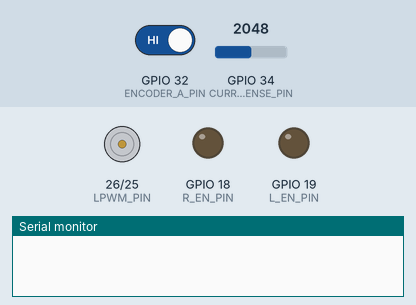
Simulated run of this sketch. Board: ESP32. On the bench: motor-driver pin pairs drawn as motors (green arrow = first pin HIGH = forward, orange = second pin HIGH = backward, longer = more drive), output pins drawn as LEDs (lit = HIGH), the last lines printed to the serial monitor. The test bench sets the inputs (shaded band); at power-on: GPIO 32 (ENCODER_A_PIN) HIGH, GPIO 34 (CURRENT_SENSE_PIN) = 2048 (analog values on the 0–4095 scale).

Above: at 0.0 s.
At 1.1 s:
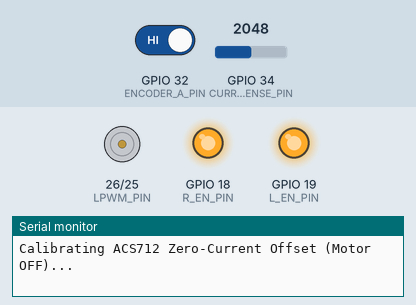
At 2.8 s:
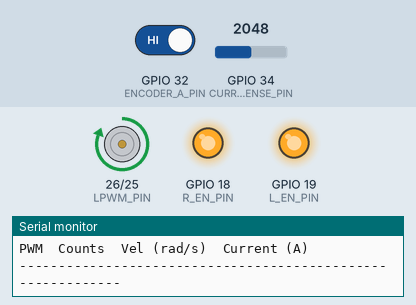
Timing chart, 0 to 4.3 s (numbered marks = the images above):
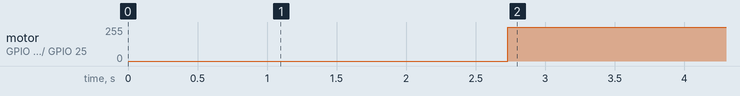

The sketch:

acs_test_sketch.ino
```cpp
#include <Arduino.h>

// ==========================================
// 1. PIN DEFINITIONS & DIRECTION FLAGS
// ==========================================
const int RPWM_PIN = 25; // Right PWM (Forward speed signal)
const int LPWM_PIN = 26; // Left PWM (Reverse speed signal)
const int R_EN_PIN = 18; // Right Enable on GPIO 18
const int L_EN_PIN = 19; // Left Enable on GPIO 19

const int ENCODER_A_PIN = 32; // Encoder Channel A
const int ENCODER_B_PIN = 33; // Encoder Channel B

const int CURRENT_SENSE_PIN = 34; // ACS712 Analog Output (ADC1_CH6)

const bool INVERT_MOTOR_DIRECTION = true;
// 2. Set INVERT_ENCODER_DIR to 'true' to flip negative velocity readings to positive
const bool INVERT_ENCODER_DIR = true;

// ==========================================
// 2. MOTOR & ENCODER PARAMETERS
// ==========================================
// Adjust COUNTS_PER_REV to match your specific DCGM-3865 gearbox & PPR
// Common 240 RPM 3865 planetary/spur motors: 11 PPR * ~25:1 gear ratio * 2 (Rising/Falling on Ch A) ≈ 550
const float COUNTS_PER_REV = 546.0;

volatile long encoderCounts = 0;
long prevEncoderCounts = 0;

// ==========================================
// 3. ACS712 & ADC PARAMETERS
// ==========================================
// Select your ACS712 module sensitivity:
// - 5A Module:  0.185 V/A
// - 20A Module: 0.100 V/A
// - 30A Module: 0.066 V/A
const float ACS712_SENSITIVITY = 0.185;

// Voltage divider ratio: R1 = 10k, R2 = 20k -> Scale = 20 / (10 + 20) = 0.6667
// Set to 1.0 ONLY if you are NOT using a voltage divider (not recommended for ESP32)
// const float DIVIDER_SCALE = 20.0 / (10.0 + 20.0);
// const float DIVIDER_SCALE = 1.0; // 1 because voltage divider is not being used.

// float zeroCurrentVoltage_mV = 1667.0; // Auto-calibrated in setup()

// Calibrated sensitivity (accounts for USB <5V rail and ESP32 ADC roll-off at 2.5V)
// const float ACS712_SENSITIVITY = 0.156;
const float DIVIDER_SCALE = 1.0;

float zeroCurrentVoltage_mV = 2500.0;
float filteredCurrentAmps = 0.0;

// ==========================================
// 4. TIMING & TEST SEQUENCE VARIABLES
// ==========================================
unsigned long prevTelemetryTime = 0;
const unsigned long TELEMETRY_INTERVAL_MS = 100; // 10 Hz update rate

// ==========================================
// 5. INTERRUPT SERVICE ROUTINE (ISR)
// ==========================================
void IRAM_ATTR readEncoderISR() {
  int stateA = digitalRead(ENCODER_A_PIN);
  int stateB = digitalRead(ENCODER_B_PIN);

  // Determine direction using quadrature phase difference on Both Edges of Channel A
  int step = (stateA == stateB) ? -1 : 1;

  if (INVERT_ENCODER_DIR) {
    step = -step;
  }

  encoderCounts += step;
}

// ==========================================
// 6. HELPER FUNCTIONS
// ==========================================

// Set motor speed from -255 (Full Reverse) to +255 (Full Forward)
void setMotorPWM(int pwmValue) {
  pwmValue = constrain(pwmValue, -255, 255);

  if (INVERT_MOTOR_DIRECTION) {
    pwmValue = -pwmValue;
  }

  // Pure digitalWrite test (100% full speed only, no variable speed control):
  if (pwmValue > 0) {
    digitalWrite(RPWM_PIN, HIGH);
    digitalWrite(LPWM_PIN, LOW);
  } else if (pwmValue < 0) {
    digitalWrite(RPWM_PIN, LOW);
    digitalWrite(LPWM_PIN, HIGH);
  } else {
    digitalWrite(RPWM_PIN, LOW);
    digitalWrite(LPWM_PIN, LOW);
  }
}

void calibrateCurrentSensor() {
  Serial.println("Calibrating ACS712 Zero-Current Offset (Motor OFF)...");
  setMotorPWM(0);
  delay(500);

  double sum_mV = 0.0;
  const int numSamples = 2000; // Higher sample count for sub-millivolt zero precision
  for (int i = 0; i < numSamples; i++) {
    sum_mV += (double)analogReadMilliVolts(CURRENT_SENSE_PIN);
    delayMicroseconds(500);
  }
  zeroCurrentVoltage_mV = (float)(sum_mV / (double)numSamples);
  Serial.printf("Calibration Complete! Zero-Point = %.3f mV\n\n", zeroCurrentVoltage_mV);
}

void readCurrentSensor(int &rawADCOut, float &currentAmpsOut) {
  const int samples = 50;
  long rawSum = 0;
  long mVSum = 0;

  // Spread 50 samples across 10ms so brush ripple cancels out
  for (int i = 0; i < samples; i++) {
    rawSum += analogRead(CURRENT_SENSE_PIN);
    mVSum += analogReadMilliVolts(CURRENT_SENSE_PIN);
    delayMicroseconds(200);
  }

  rawADCOut = rawSum / samples;
  float avgPin_mV = (float)mVSum / samples;

  float deltaPin_V = (avgPin_mV - zeroCurrentVoltage_mV) / 1000.0;
  float deltaSensor_V = deltaPin_V / DIVIDER_SCALE;
  float instantAmps = deltaSensor_V / ACS712_SENSITIVITY;

  // Exponential Moving Average (EMA) low-pass filter
  if (filteredCurrentAmps == 0.0) {
    filteredCurrentAmps = instantAmps;
  } else {
    filteredCurrentAmps = (0.15 * instantAmps) + (0.85 * filteredCurrentAmps);
  }

  currentAmpsOut = filteredCurrentAmps;
}

// ==========================================
// 7. SETUP & MAIN LOOP
// ==========================================
void setup() {
  Serial.begin(115200);
  delay(1000);

  // Configure BTS7960N pins
  pinMode(R_EN_PIN, OUTPUT);
  pinMode(L_EN_PIN, OUTPUT);
  pinMode(RPWM_PIN, OUTPUT);
  pinMode(LPWM_PIN, OUTPUT);

  // Enable both half-bridges on the BTS7960N
  digitalWrite(R_EN_PIN, HIGH);
  digitalWrite(L_EN_PIN, HIGH);
  setMotorPWM(0);

  // Configure Encoder pins with internal pull-ups
  pinMode(ENCODER_A_PIN, INPUT_PULLUP);
  pinMode(ENCODER_B_PIN, INPUT_PULLUP);
  attachInterrupt(digitalPinToInterrupt(ENCODER_A_PIN), readEncoderISR, CHANGE);

  // Configure ESP32 12-bit ADC with 11dB attenuation (0V to ~3.1V measurable range)
  analogReadResolution(12);
  analogSetPinAttenuation(CURRENT_SENSE_PIN, ADC_11db);

  // Calibrate current sensor baseline
  calibrateCurrentSensor();

  Serial.println("PWM\tCounts\tVel (rad/s)\tCurrent (A)");
  Serial.println("------------------------------------------------------------");
  prevTelemetryTime = millis();
}

void loop() {
  unsigned long now = millis();

  // 1. Continuous Rotation at a Fixed PWM Value (-255 to +255)
  const int targetPWM = 100; // ~39% duty cycle in the forward direction
  setMotorPWM(targetPWM);

  // 2. Sample and Print Telemetry at 10 Hz (every 100 ms)
  if (now - prevTelemetryTime >= TELEMETRY_INTERVAL_MS) {
    float dt = (now - prevTelemetryTime) / 1000.0; // Elapsed time in seconds
    prevTelemetryTime = now;

    // Safely copy volatile encoder count
    noInterrupts();
    long currentCounts = encoderCounts;
    interrupts();

    // Calculate angular velocity in rad/s
    long deltaCounts = currentCounts - prevEncoderCounts;
    prevEncoderCounts = currentCounts;
    float velocityRadPerSec = ((float)deltaCounts / COUNTS_PER_REV) * TWO_PI / dt;

    // Read current sensor (Raw 0-4095 and calibrated Amperes)
    int rawADC = 0;
    float currentAmps = 0.0;
    readCurrentSensor(rawADC, currentAmps);

    // Output formatted for Serial Monitor or Serial Plotter
    Serial.printf("%d\t%ld\t%.3f\t%.3f\n",
                  targetPWM, currentCounts, velocityRadPerSec, currentAmps);
  }
}
```

Measured:
- by itself, motor on GPIO 26 (LPWM_PIN) / GPIO 25 (RPWM_PIN): stopped → forward 255/255 at 2.7 s
